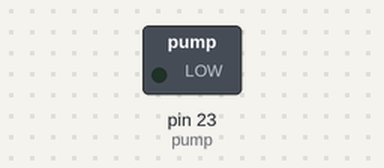
This sketch was run on a simulated Arduino Mega 2560, built with avr-gcc and run on an emulated ATmega2560. Shown: switched loads named in the sketch (green lamp = pin HIGH). Dashed ring = blinking. What the sketch prints to the serial monitor is not drawn.

Above: at 0.5 s.
Timing chart, 0 to 4.6 s (numbered marks = the images above):
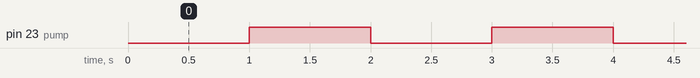

Measured:
- by itself, pin 23 (pump): alternates HIGH for 1.0 s and LOW for 1.0 s

The sketch:

pump.ino
```cpp
// (licence header left out)
// set the pump on IO pin number 23
const int pump = 23;

void setup() {
  Serial.begin(115200);
  // configure pump as output
  pinMode(pump, OUTPUT);
}

void loop() {
  // when pump on low the relay is closed, no water is going through
  digitalWrite(pump, LOW);
  Serial.println("Relay is closed");
  delay(1000);
  // if the pump is high, the relay is open, the water goes through
  digitalWrite(pump, HIGH);
  Serial.println("Relay is open");
  delay(1000);
}
```
